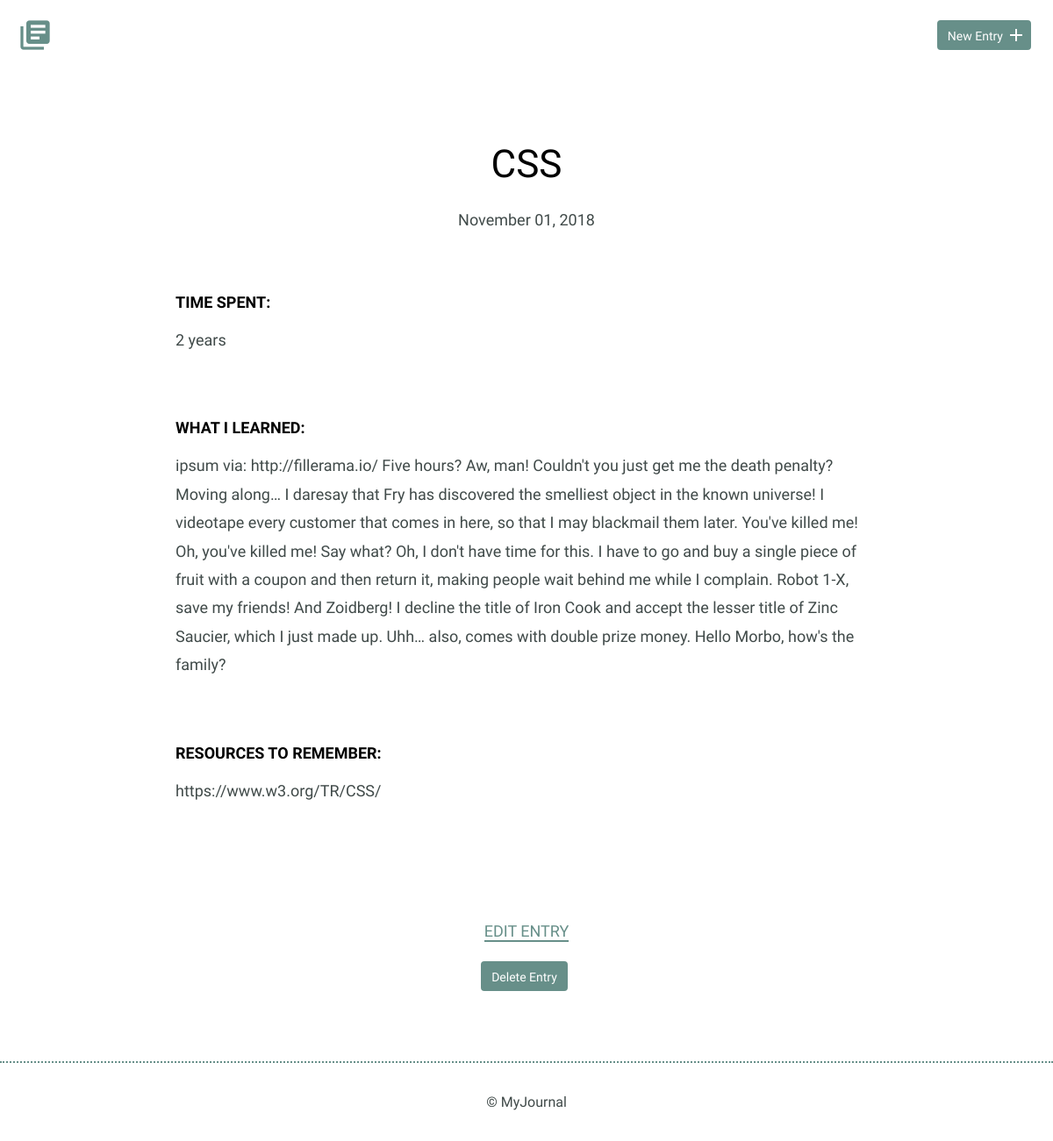
Screenshot of /detail.php?id=3 with the database file from the repository.
### tables this page shows
CREATE TABLE "entries" (
	`id`	INTEGER,
	`title`	TEXT,
	`date`	TEXT,
	`time_spent`	INTEGER,
	`learned`	BLOB,
	`resources`	BLOB,
	PRIMARY KEY(`id`)
);

### inc/functions.php (called while the page is built, shortened)
<?php
function get_journal_entry($entry_id){
  include 'connection.php';
  $sql = 'SELECT * FROM entries WHERE id = ?';
  try {
    $results = $db->prepare($sql);
    $results->bindValue(1, $entry_id, PDO::PARAM_INT);
    $results->execute();
  } catch (Exception $e) {
    echo $e->getMessage();
    return false;
  }
  return $results->fetch();
}

### detail.php (the view, shortened to what this page needs)
<?php
require_once "inc/functions.php";
if (isset($_GET['id'])) {
  list($entry_id, $title, $date, $time_spent, $learned, $resources) = get_journal_entry(filter_input(INPUT_GET, 'id', FILTER_SANITIZE_NUMBER_INT));
}
include "inc/header.php";
?>
  <div class="entry-list single">
    <article>
      <h1><?php echo $title ?></h1>
      <br>
      <time datetime="<?php echo $date ?>"><?php echo strftime("%B %d, %Y", strtotime($date)); ?></time>
      <div class="entry">
        <h3>Time Spent: </h3>
        <p><?php echo $time_spent ?></p>
      </div>
      <div class="entry">
        <h3>What I Learned:</h3>
        <p><?php echo $learned ?></p>
      </div>
      <div class="entry">
        <h3>Resources to Remember:</h3>
        <p><?php echo $resources ?></p>
      </div>
    </article>
  </div>
  <div class="edit">
    <p><a href="edit.php?id=<?php echo $entry_id?>">Edit Entry</a></p>
    <form method='post' onsubmit=\"return confirm('Are you sure?');\">
      <input type='submit' class='button button-danger' value='Delete Entry' />
    </form>
  </div>
<?php include "inc/footer.php" ?>

### css/site.css (style rules this page uses)
body { font-size: 16px; color: #404a49; font-family: 'Cousine', serif; font-weight: 400; }
.button { padding: 8px 10px 6px 10px; background: #678f89; border: 2px solid #678f89; border-radius: 4px; text-decoration: none; color: #FFF; position: relative; text-align: center; font-size: 14px; }
h1, h2, h3 { margin: 0; font-weight: 400; line-height: 1em; color: #000; }
h1 { font-size: 44px; margin-bottom: 12px; }
h3 { font-size: 18px; font-family: 'Work Sans', serif; font-weight: 600; text-transform: uppercase; }
p { line-height: 1.8em; font-size: 18px; }
p a { border-bottom: 2px solid #678f89; padding: 0; color: #678f89; text-decoration: none; }
.entry-list, .edit-entry, .new-entry { max-width: 800px; margin: 0 auto; padding: 70px 0 150px 0; }
.entry-list article { margin-bottom: 70px; text-align: center; }
.entry-list article:last-child { margin-bottom: 0; }
.entry-list.single { padding-bottom: 70px; }
.entry-list.single time { font-size: 18px; }
.entry { max-width: 800px; margin: 75px auto 0 auto; text-align: left; }
.entry p { margin-bottom: 40px; }
.edit { padding-bottom: 80px; text-align: center; margin: 0 auto; }
.edit a { font-weight: 400; text-transform: uppercase; font-size: 18px; }
input[type=submit] { margin-right: 5px; }

### rows the page displays
entries: title "CSS", date "November 01, 2018", time_spent "2 years", learned "ipsum via: http://fillerama.io/ Five hours? Aw, man! Couldn't you just get me the death penalty? Moving along… I daresay that Fry has discovered the smelliest object in the known universe! I videotape every customer that comes in here, so that I may blackmail them later. You've killed me! Oh, you've killed me! Say what? Oh, I don't have time for this. I have to go and buy a single piece of fruit with a coupon and then return it, making people wait behind me while I complain. Robot 1-X, save my friends! And Zoidberg! I decline the title of Iron Cook and accept the lesser title of Zinc Saucier, which I just made up. Uhh… also, comes with double prize money. Hello Morbo, how's the family?", resources "https://www.w3.org/TR/CSS/"
